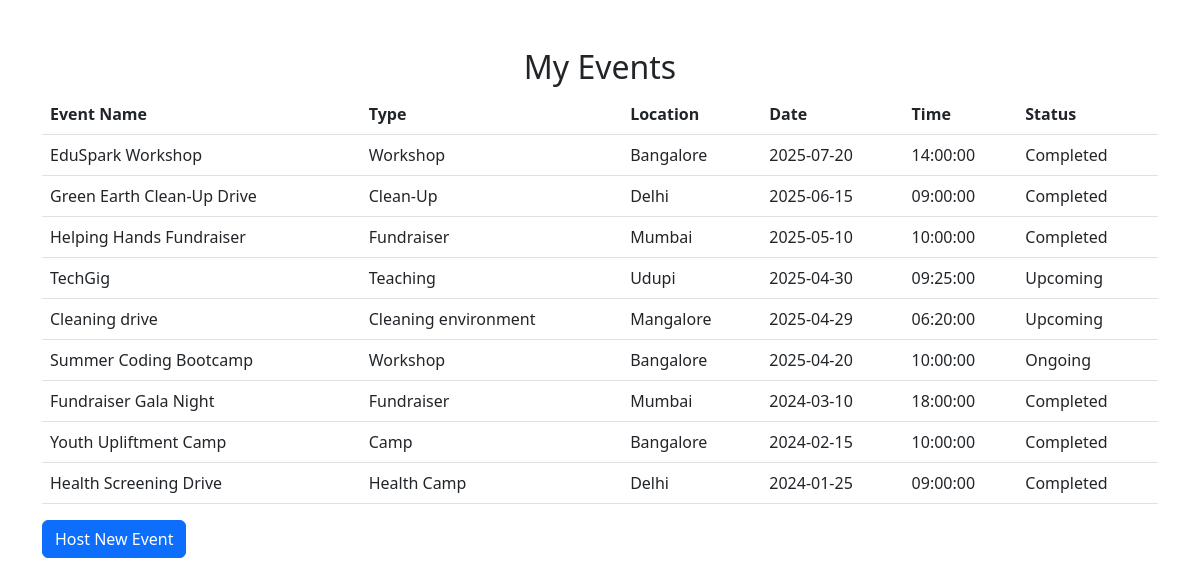
The page /php/ngo_profile.php (signed in) on the database its author committed.
### tables this page shows
CREATE TABLE `events` (
  `event_id` int(11) NOT NULL,
  `ngo_id` int(11) DEFAULT NULL,
  `name` varchar(255) NOT NULL,
  `type` varchar(100) NOT NULL,
  `location` varchar(255) NOT NULL,
  `event_date` date NOT NULL,
  `event_time` time NOT NULL,
  `completion_hours` int(11) NOT NULL,
  `status` enum('upcoming','ongoing','completed') DEFAULT 'upcoming'
);

### php/ngo_profile.php (the view, shortened to what this page needs)
<?php
include 'php/db_connection.php';
$ngo_id = $_SESSION['user_id'];
$sql = "SELECT * FROM events WHERE ngo_id = ? ORDER BY event_date DESC";
$stmt = $conn->prepare($sql);
$stmt->bind_param("i", $ngo_id);
$stmt->execute();
$events = $stmt->get_result();
?>
<!DOCTYPE html>
<html lang="en">
<head>
    <link href="https://cdn.jsdelivr.net/npm/bootstrap@5.3.0-alpha1/dist/css/bootstrap.min.css" rel="stylesheet">
</head>
<body>
<div class="container mt-5">
    <h2 class="text-center">My Events</h2>
    <table class="table">
        <thead>
            <tr>
                <th>Event Name</th>
                <th>Type</th>
                <th>Location</th>
                <th>Date</th>
                <th>Time</th>
                <th>Status</th>
            </tr>
        </thead>
        <tbody>
            <?php while ($event = $events->fetch_assoc()): ?>
                <tr>
                    <td><?php echo htmlspecialchars($event['name']); ?></td>
                    <td><?php echo htmlspecialchars($event['type']); ?></td>
                    <td><?php echo htmlspecialchars($event['location']); ?></td>
                    <td><?php echo htmlspecialchars($event['event_date']); ?></td>
                    <td><?php echo htmlspecialchars($event['event_time']); ?></td>
                    <td><?php echo ucfirst($event['status']); ?></td>
                </tr>
            <?php endwhile; ?>
        </tbody>
    </table>
    <a href="host_event.php" class="btn btn-primary">Host New Event</a>
</div>
</body>
</html>

### rows shown on the page
events: name "EduSpark Workshop", type "Workshop", location "Bangalore", event_date "2025-07-20", event_time "14:00:00", status "Completed"
events: name "Green Earth Clean-Up Drive", type "Clean-Up", location "Delhi", event_date "2025-06-15", event_time "09:00:00", status "Completed"
events: name "Helping Hands Fundraiser", type "Fundraiser", location "Mumbai", event_date "2025-05-10", event_time "10:00:00", status "Completed"
events: name "TechGig", type "Teaching", location "Udupi", event_date "2025-04-30", event_time "09:25:00", status "Upcoming"
events: name "Cleaning drive", type "Cleaning environment", location "Mangalore", event_date "2025-04-29", event_time "06:20:00", status "Upcoming"
events: name "Summer Coding Bootcamp", type "Workshop", location "Bangalore", event_date "2025-04-20", event_time "10:00:00", status "Ongoing"
events: name "Fundraiser Gala Night", type "Fundraiser", location "Mumbai", event_date "2024-03-10", event_time "18:00:00", status "Completed"
events: name "Youth Upliftment Camp", type "Camp", location "Bangalore", event_date "2024-02-15", event_time "10:00:00", status "Completed"
events: name "Health Screening Drive", type "Health Camp", location "Delhi", event_date "2024-01-25", event_time "09:00:00", status "Completed"
